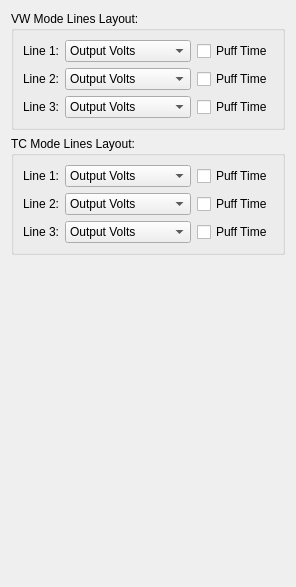
              <widget class="QWidget" name="tab_21">
               <attribute name="title">
                <string>Foxy Screen</string>
               </attribute>
               <layout class="QVBoxLayout" name="verticalLayout_19">
                <item>
                 <widget class="QGroupBox" name="groupBox_14">
                  <property name="title">
                   <string>VW Mode Lines Layout:</string>
                  </property>
                  <layout class="QGridLayout" name="gridLayout_21">
                   <item row="1" column="0">
                    <widget class="QLabel" name="label_97">
                     <property name="text">
                      <string>Line 2:</string>
                     </property>
                    </widget>
                   </item>
                   <item row="0" column="0">
                    <widget class="QLabel" name="label_96">
                     <property name="text">
                      <string>Line 1:</string>
                     </property>
                    </widget>
                   </item>
                   <item row="0" column="2">
                    <widget class="QCheckBox" name="screenFoxyVW1Check">
                     <property name="text">
                      <string>Puff Time</string>
                     </property>
                    </widget>
                   </item>
                   <item row="0" column="1">
                    <widget class="QComboBox" name="screenFoxyVW1Combo">
                     <item>
                      <property name="text">
                       <string>Output Volts</string>
                      </property>
                     </item>
                     <item>
                      <property name="text">
                       <string>Output Amps</string>
                      </property>
                     </item>
                     <item>
                      <property name="text">
                       <string>Live Resistance</string>
                      </property>
                     </item>
                     <item>
                      <property name="text">
                       <string>Coil Temperature</string>
                      </property>
                     </item>
                     <item>
                      <property name="text">
                       <string>Puffs</string>
                      </property>
                     </item>
                     <item>
                      <property name="text">
                       <string>Puffs Time</string>
                      </property>
                     </item>
                     <item>
                      <property name="text">
                       <string>Battery(s) Volts</string>
                      </property>
                     </item>
                     <item>
                      <property name="text">
                       <string>Date/Time</string>
                      </property>
                     </item>
                     <item>
                      <property name="text">
                       <string>Last Puff Time</string>
                      </property>
                     </item>
                     <item>
                      <property name="text">
                       <string>Last Power</string>
                      </property>
                     </item>
                     <item>
                      <property name="text">
                       <string>Last Temperature</string>
                      </property>
                     </item>
                    </widget>
                   </item>
                   <item row="2" column="0">
                    <widget class="QLabel" name="label_98">
                     <property name="text">
                      <string>Line 3:</string>
                     </property>
                    </widget>
                   </item>
                   <item row="1" column="1">
                    <widget class="QComboBox" name="screenFoxyVW2Combo">
                     <item>
                      <property name="text">
                       <string>Output Volts</string>
                      </property>
                     </item>
                     <item>
                      <property name="text">
                       <string>Output Amps</string>
                      </property>
                     </item>
                     <item>
                      <property name="text">
                       <string>Live Resistance</string>
                      </property>
                     </item>
                     <item>
                      <property name="text">
                       <string>Coil Temperature</string>
                      </property>
                     </item>
                     <item>
                      <property name="text">
                       <string>Puffs</string>
                      </property>
                     </item>
                     <item>
                      <property name="text">
                       <string>Puffs Time</string>
                      </property>
                     </item>
                     <item>
                      <property name="text">
                       <string>Battery(s) Volts</string>
                      </property>
                     </item>
                     <item>
                      <property name="text">
                       <string>Date/Time</string>
                      </property>
                     </item>
                     <item>
                      <property name="text">
                       <string>Last Puff Time</string>
                      </property>
                     </item>
                     <item>
                      <property name="text">
                       <string>Last Power</string>
                      </property>
                     </item>
                     <item>
                      <property name="text">
                       <string>Last Temperature</string>
                      </property>
                     </item>
                    </widget>
                   </item>
                   <item row="2" column="1">
                    <widget class="QComboBox" name="screenFoxyVW3Combo">
                     <item>
                      <property name="text">
                       <string>Output Volts</string>
                      </property>
                     </item>
                     <item>
                      <property name="text">
                       <string>Output Amps</string>
                      </property>
                     </item>
                     <item>
                      <property name="text">
                       <string>Live Resistance</string>
                      </property>
                     </item>
                     <item>
                      <property name="text">
                       <string>Coil Temperature</string>
                      </property>
                     </item>
                     <item>
                      <property name="text">
                       <string>Puffs</string>
                      </property>
                     </item>
                     <item>
                      <property name="text">
                       <string>Puffs Time</string>
                      </property>
                     </item>
                     <item>
                      <property name="text">
                       <string>Battery(s) Volts</string>
                      </property>
                     </item>
                     <item>
                      <property name="text">
                       <string>Date/Time</string>
                      </property>
                     </item>
                     <item>
                      <property name="text">
                       <string>Last Puff Time</string>
                      </property>
                     </item>
                     <item>
                      <property name="text">
                       <string>Last Power</string>
                      </property>
                     </item>
                     <item>
                      <property name="text">
                       <string>Last Temperature</string>
                      </property>
                     </item>
                    </widget>
                   </item>
                   <item row="1" column="2">
                    <widget class="QCheckBox" name="screenFoxyVW2Check">
                     <property name="text">
                      <string>Puff Time</string>
                     </property>
                    </widget>
                   </item>
                   <item row="2" column="2">
                    <widget class="QCheckBox" name="screenFoxyVW3Check">
                     <property name="text">
                      <string>Puff Time</string>
                     </property>
                    </widget>
                   </item>
                  </layout>
                 </widget>
                </item>
                <item>
                 <widget class="QGroupBox" name="groupBox_15">
                  <property name="title">
                   <string>TC Mode Lines Layout:</string>
                  </property>
                  <layout class="QGridLayout" name="gridLayout_22">
                   <item row="1" column="0">
                    <widget class="QLabel" name="label_99">
                     <property name="text">
                      <string>Line 2:</string>
                     </property>
                    </widget>
                   </item>
                   <item row="0" column="0">
                    <widget class="QLabel" name="label_100">
                     <property name="text">
                      <string>Line 1:</string>
                     </property>
                    </widget>
                   </item>
                   <item row="0" column="2">
                    <widget class="QCheckBox" name="screenFoxyTC1Check">
                     <property name="text">
                      <string>Puff Time</string>
                     </property>
                    </widget>
                   </item>
                   <item row="0" column="1">
                    <widget class="QComboBox" name="screenFoxyTC1Combo">
                     <item>
                      <property name="text">
                       <string>Output Volts</string>
                      </property>
                     </item>
                     <item>
                      <property name="text">
                       <string>Output Amps</string>
                      </property>
                     </item>
                     <item>
                      <property name="text">
                       <string>Live Resistance</string>
                      </property>
                     </item>
                     <item>
                      <property name="text">
                       <string>Coil Temperature</string>
                      </property>
                     </item>
                     <item>
                      <property name="text">
                       <string>Puffs</string>
                      </property>
                     </item>
                     <item>
                      <property name="text">
                       <string>Puffs Time</string>
                      </property>
                     </item>
                     <item>
                      <property name="text">
                       <string>Battery(s) Volts</string>
                      </property>
                     </item>
                     <item>
                      <property name="text">
                       <string>Date/Time</string>
                      </property>
                     </item>
                     <item>
                      <property name="text">
                       <string>Last Puff Time</string>
                      </property>
                     </item>
                     <item>
                      <property name="text">
                       <string>Last Power</string>
                      </property>
                     </item>
                     <item>
                      <property name="text">
                       <string>Last Temperature</string>
                      </property>
                     </item>
                    </widget>
                   </item>
                   <item row="2" column="0">
                    <widget class="QLabel" name="label_101">
                     <property name="text">
                      <string>Line 3:</string>
                     </property>
                    </widget>
                   </item>
                   <item row="1" column="1">
                    <widget class="QComboBox" name="screenFoxyTC2Combo">
                     <item>
                      <property name="text">
                       <string>Output Volts</string>
                      </property>
                     </item>
                     <item>
                      <property name="text">
                       <string>Output Amps</string>
                      </property>
                     </item>
                     <item>
                      <property name="text">
                       <string>Live Resistance</string>
                      </property>
                     </item>
                     <item>
                      <property name="text">
                       <string>Coil Temperature</string>
                      </property>
                     </item>
                     <item>
                      <property name="text">
                       <string>Puffs</string>
                      </property>
                     </item>
                     <item>
                      <property name="text">
                       <string>Puffs Time</string>
                      </property>
                     </item>
                     <item>
                      <property name="text">
                       <string>Battery(s) Volts</string>
                      </property>
                     </item>
                     <item>
                      <property name="text">
                       <string>Date/Time</string>
                      </property>
                     </item>
                     <item>
                      <property name="text">
                       <string>Last Puff Time</string>
                      </property>
                     </item>
                     <item>
                      <property name="text">
                       <string>Last Power</string>
                      </property>
                     </item>
                     <item>
                      <property name="text">
                       <string>Last Temperature</string>
                      </property>
                     </item>
                    </widget>
                   </item>
                   <item row="2" column="1">
                    <widget class="QComboBox" name="screenFoxyTC3Combo">
                     <item>
                      <property name="text">
                       <string>Output Volts</string>
                      </property>
                     </item>
                     <item>
                      <property name="text">
                       <string>Output Amps</string>
                      </property>
                     </item>
                     <item>
                      <property name="text">
                       <string>Live Resistance</string>
                      </property>
                     </item>
                     <item>
                      <property name="text">
                       <string>Coil Temperature</string>
                      </property>
                     </item>
                     <item>
                      <property name="text">
                       <string>Puffs</string>
                      </property>
                     </item>
                     <item>
                      <property name="text">
                       <string>Puffs Time</string>
                      </property>
                     </item>
                     <item>
                      <property name="text">
                       <string>Battery(s) Volts</string>
                      </property>
                     </item>
                     <item>
                      <property name="text">
                       <string>Date/Time</string>
                      </property>
                     </item>
                     <item>
                      <property name="text">
                       <string>Last Puff Time</string>
                      </property>
                     </item>
                     <item>
                      <property name="text">
                       <string>Last Power</string>
                      </property>
                     </item>
                     <item>
                      <property name="text">
                       <string>Last Temperature</string>
                      </property>
                     </item>
                    </widget>
                   </item>
                   <item row="1" column="2">
                    <widget class="QCheckBox" name="screenFoxyTC2Check">
                     <property name="text">
                      <string>Puff Time</string>
                     </property>
                    </widget>
                   </item>
                   <item row="2" column="2">
                    <widget class="QCheckBox" name="screenFoxyTC3Check">
                     <property name="text">
                      <string>Puff Time</string>
                     </property>
                    </widget>
                   </item>
                  </layout>
                 </widget>
                </item>
                <item>
                 <spacer name="verticalSpacer_7">
                  <property name="orientation">
                   <enum>Qt::Vertical</enum>
                  </property>
                  <property name="sizeHint" stdset="0">
                   <size>
                    <width>20</width>
                    <height>321</height>
                   </size>
                  </property>
                 </spacer>
                </item>
               </layout>
              </widget>
